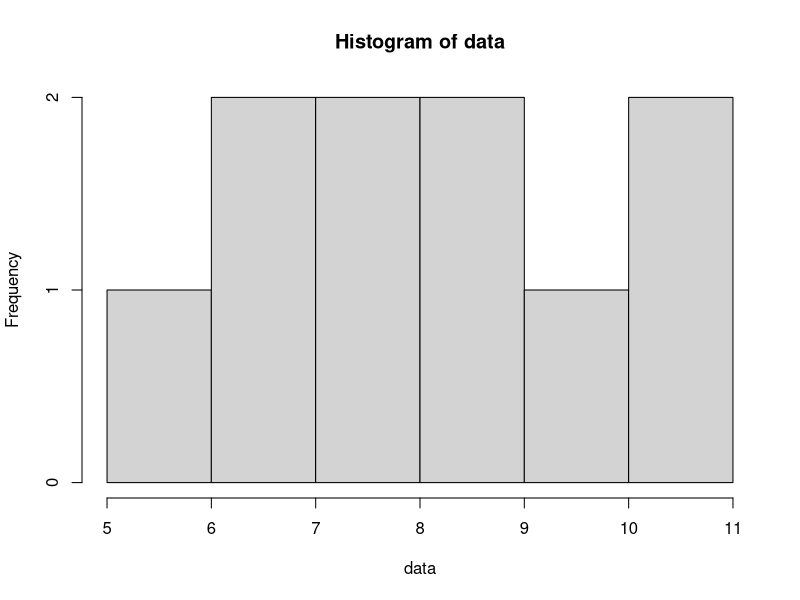
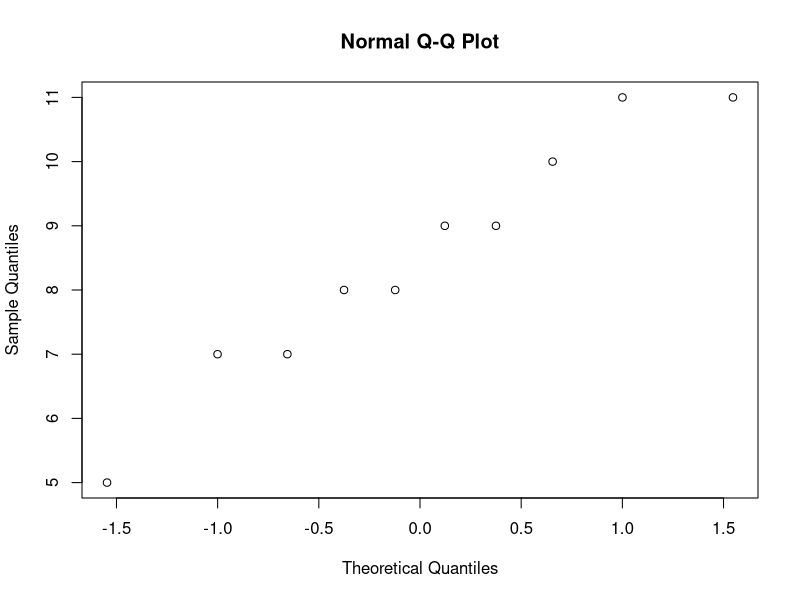
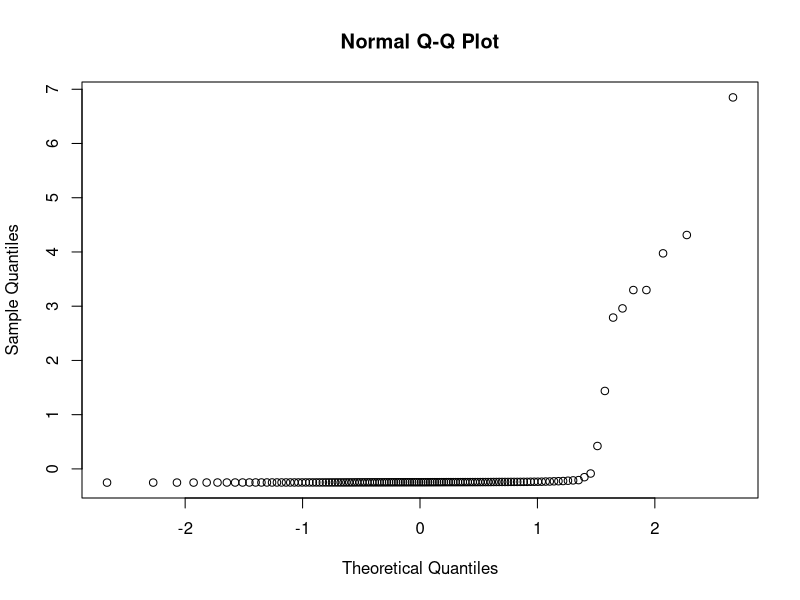
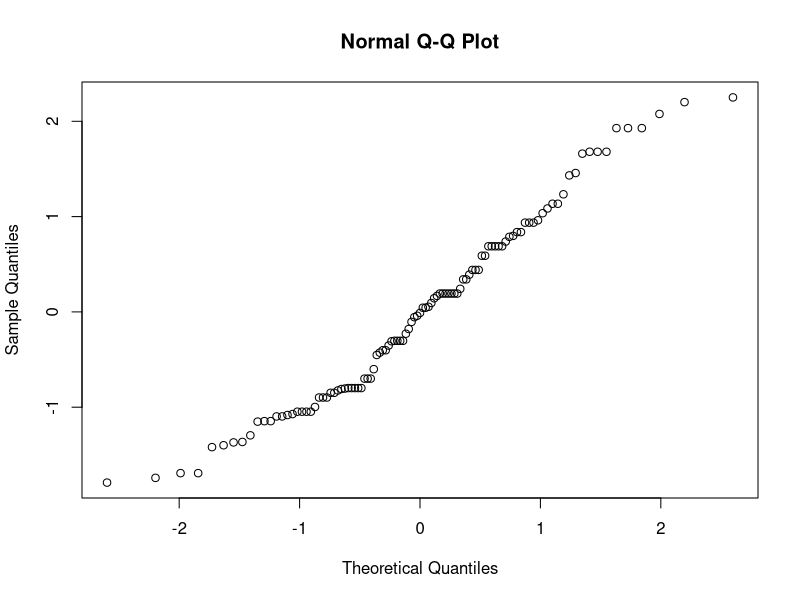

Recreate these plots in R, in order.
## ---- chunk 1
data <- c(5, 7, 8, 9, 11, 10, 7, 8, 9, 11)
n<-length(data)

hist(data)
qqnorm(data)
## ---- chunk 2
shapiro.test(data)
## ---- chunk 3
n <- length(data)
sorted_data <- sort(data)
dev_sort<-sorted_data-mean(data)
dev_sort
## ---- chunk 4
qnorm((1:n) / (n))

expected_vals <- qnorm((1:n - 0.375) / (n + 0.25))
expected_vals
## ---- chunk 5
weights <- expected_vals / sqrt(sum(expected_vals^2))
## ---- chunk 6
numerator <- sum(weights * dev_sort)^2
denominator <- sum(dev_sort^2)
W<-numerator/denominator
W
## ---- chunk 7
library(AER)
data(Parade2005)
attach(Parade2005)

shapiro.test(earnings)
shapiro.test(log(earnings))
shapiro.test(earnings[celebrity=='no'])

qqnorm(scale(earnings))
qqnorm(scale(earnings[earnings < 100000]))
